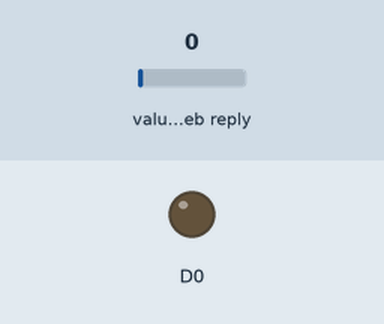
Simulated run of this sketch. Board: ESP8266 (NodeMCU). Shown: output pins drawn as LEDs (lit = HIGH). The inputs (shaded band) are chosen by the test bench; at power-on: value in the web reply 0. WiFi joins after 1.5 s; servers stay silent unless stated; web services answer with replies made up by the test bench; what the sketch prints to the serial monitor is not drawn.

Above: at 0.0 s.
At 3.8 s:
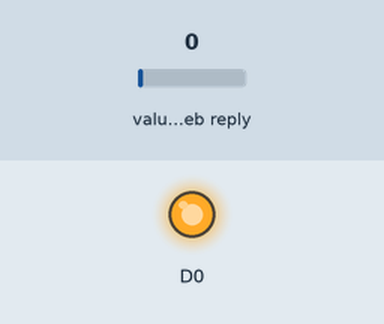
Timing chart, 0 to 5.3 s (numbered marks = the images above):
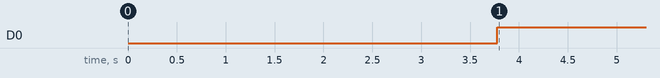

Measured:
- by itself, D0: LOW → HIGH at 3.8 s

The sketch:

8.Fetch_ServerData.ino
```cpp
/*
Written by Ashish Kumar
Gmail: ashishmarch12@gmail.com
*/
#include <ESP8266WiFi.h>
#include <ArduinoJson.h>
String decodeJSON(char *json);
const char* ssid = "Pixel";    // Enter SSID here
const char* password = "CrossFire";  //Enter Password here
const char* server = "api.thingspeak.com";
WiFiClient client;


void setup() {
  pinMode(D0,OUTPUT);
  Serial.begin(9600);
  delay(1000);

  Serial.println("Connecting to ");
  Serial.println(ssid);

  //connect to your local wi-fi network
  WiFi.begin(ssid, password);

  //check wi-fi is connected to wi-fi network
  while (WiFi.status() != WL_CONNECTED) {
  delay(500);
  Serial.print(".");
  }
  Serial.println("");
  Serial.println("WiFi connected");
}

void loop()
{
  if (client.connect(server,80))     // "184.106.153.149" or api.thingspeak.com
  {   //Serial.println("connected");
      client.print(String("GET https://api.thingspeak.com/channels/549015/feeds.json?api_key=YNFPSSYNLXCX15PZ&results=1") + " HTTP/1.1\r\n" +
             "Host: " + server + "\r\n" +
             "Connection: close\r\n" +
             "\r\n");

      static char responseBuffer[3*1024]; // Buffer for received data

      while (client.connected() || client.available())
            {if (client.available())
                { String line = client.readStringUntil('\n');
                   if ( line.indexOf('{',0) >= 0 ) {                  // Ignore data that is not likely to be JSON formatted, so must contain a '{'
                     line.toCharArray(responseBuffer, line.length()); // Convert to char array for the JSON decoder
                     decodeJSON(responseBuffer);                      // Decode the JSON text
                      }
                }


  }}
  else
  {
    Serial.println("connection failed!]");
    client.stop();
  }

}


String decodeJSON(char *json) {
  StaticJsonDocument <3*1024> doc;
  char *jsonstart = strchr(json, '{');                     // Skip characters until first '{' found and ignore length, if present
  if (jsonstart == NULL) {
    Serial.println("JSON data missing");

  }
  json = jsonstart;
  DeserializationError error = deserializeJson(doc, json); // Parse JSON
  if (error) {
    Serial.print("deserializeJson() failed with code: ");
    Serial.println(error.c_str());

  }

    JsonObject channel = doc["feeds"][0];                 // Now we can read 'feeds' values and so-on
    String field1 = channel["field1"];
    Serial.println("Field1: "+field1);
    if(field1=="1") {digitalWrite(D0,LOW);} //pins on esp8266 are active LOW sometimes. Therefore Low voltage will turn it ON
    if(field1=="0") {digitalWrite(D0,HIGH);}
return field1;
}
```
